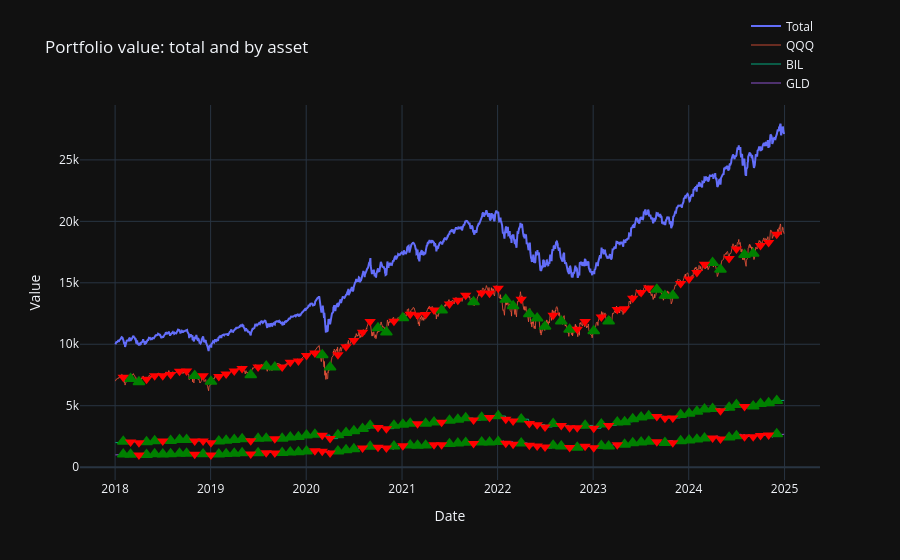

Notebook cell for this chart:
### Code cell
fig = result.plot_portfolio(mark_rebalances=True)
fig.show()

### Figure 1 — Plotly figure (JSON) as saved in the notebook; plotly's stock layout.template omitted (floating-point values rounded to 4 significant figures; data arrays with more than 128 entries replaced by an {"elided": "..."} marker saying what was removed)
{"data": [{"hovertemplate": "Date: %{x|%Y-%m-%d}<br>Value: %{y:,.2f}<extra></extra>", "line": {"width": 2}, "mode": "lines", "name": "Total", "x": {"elided": "1760 str values"}, "y": {"elided": "1760 float values"}, "type": "scatter"}, {"customdata": {"elided": "1760 float values"}, "hovertemplate": "Date: %{x|%Y-%m-%d}<br>QQQ: %{y:,.2f} (%{customdata:.1f}% of portfolio)<extra></extra>", "line": {"width": 1}, "mode": "lines", "name": "QQQ", "opacity": 0.8, "x": {"elided": "1760 str values"}, "y": {"elided": "1760 float values"}, "type": "scatter"}, {"customdata": {"elided": "1760 float values"}, "hovertemplate": "Date: %{x|%Y-%m-%d}<br>BIL: %{y:,.2f} (%{customdata:.1f}% of portfolio)<extra></extra>", "line": {"width": 1}, "mode": "lines", "name": "BIL", "opacity": 0.8, "x": {"elided": "1760 str values"}, "y": {"elided": "1760 float values"}, "type": "scatter"}, {"customdata": {"elided": "1760 float values"}, "hovertemplate": "Date: %{x|%Y-%m-%d}<br>GLD: %{y:,.2f} (%{customdata:.1f}% of portfolio)<extra></extra>", "line": {"width": 1}, "mode": "lines", "name": "GLD", "opacity": 0.8, "x": {"elided": "1760 str values"}, "y": {"elided": "1760 float values"}, "type": "scatter"}, {"hoverinfo": "text", "hovertext": ["QQQ Buy<br>Date: 2018-03-01<br>Price: 155.60<br>Qty: 0.1777", "QQQ Buy<br>Date: 2018-04-02<br>Price: 147.36<br>Qty: 0.8858", "QQQ Buy<br>Date: 2018-11-01<br>Price: 163.68<br>Qty: 1.2754", "QQQ Buy<br>Date: 2019-01-02<br>Price: 147.77<br>Qty: 1.7203", "QQQ Buy<br>Date: 2019-06-03<br>Price: 162.61<br>Qty: 1.6872", "QQQ Buy<br>Date: 2019-08-01<br>Price: 182.15<br>Qty: 0.1549", "QQQ Buy<br>Date: 2019-09-03<br>Price: 177.84<br>Qty: 0.6579", "QQQ Buy<br>Date: 2020-03-02<br>Price: 208.18<br>Qty: 0.3971", "QQQ Buy<br>Date: 2020-04-01<br>Price: 175.75<br>Qty: 2.4526", "QQQ Buy<br>Date: 2020-10-01<br>Price: 272.95<br>Qty: 0.5982", "QQQ Buy<br>Date: 2020-11-02<br>Price: 261.08<br>Qty: 0.5479", "QQQ Buy<br>Date: 2021-01-04<br>Price: 299.66<br>Qty: 0.0323", "QQQ Buy<br>Date: 2021-06-01<br>Price: 322.84<br>Qty: 0.3552", "QQQ Buy<br>Date: 2021-10-01<br>Price: 350.18<br>Qty: 0.5101", "QQQ Buy<br>Date: 2022-02-01<br>Price: 355.83<br>Qty: 1.1020", "QQQ Buy<br>Date: 2022-03-01<br>Price: 332.43<br>Qty: 1.1346", "QQQ Buy<br>Date: 2022-05-02<br>Price: 310.42<br>Qty: 1.4383", "QQQ Buy<br>Date: 2022-06-01<br>Price: 298.25<br>Qty: 0.4591", "QQQ Buy<br>Date: 2022-07-01<br>Price: 275.50<br>Qty: 0.9134", "QQQ Buy<br>Date: 2022-09-01<br>Price: 292.37<br>Qty: 0.4726", "QQQ Buy<br>Date: 2022-10-03<br>Price: 268.06<br>Qty: 1.1348", "QQQ Buy<br>Date: 2023-01-03<br>Price: 259.82<br>Qty: 1.4523", "QQQ Buy<br>Date: 2023-03-01<br>Price: 286.07<br>Qty: 0.1876", "QQQ Buy<br>Date: 2023-09-01<br>Price: 372.02<br>Qty: 0.1896", "QQQ Buy<br>Date: 2023-10-02<br>Price: 356.44<br>Qty: 0.3067", "QQQ Buy<br>Date: 2023-11-01<br>Price: 352.20<br>Qty: 0.5009", "QQQ Buy<br>Date: 2024-04-01<br>Price: 440.70<br>Qty: 0.3220", "QQQ Buy<br>Date: 2024-05-01<br>Price: 417.49<br>Qty: 0.7783", "QQQ Buy<br>Date: 2024-08-01<br>Price: 456.00<br>Qty: 0.7582", "QQQ Buy<br>Date: 2024-09-03<br>Price: 458.13<br>Qty: 0.0587"], "legendgroup": "QQQ", "marker": {"color": "green", "line": {"color": "green", "width": 1.5}, "size": 10, "symbol": "triangle-up"}, "mode": "markers", "name": "QQQ Buy", "showlegend": false, "x": ["2018-03-01T05:00:00+00:00", "2018-04-02T04:00:00+00:00", "2018-11-01T04:00:00+00:00", "2019-01-02T05:00:00+00:00", "2019-06-03T04:00:00+00:00", "2019-08-01T04:00:00+00:00", "2019-09-03T04:00:00+00:00", "2020-03-02T05:00:00+00:00", "2020-04-01T04:00:00+00:00", "2020-10-01T04:00:00+00:00", "2020-11-02T05:00:00+00:00", "2021-01-04T05:00:00+00:00", "2021-06-01T04:00:00+00:00", "2021-10-01T04:00:00+00:00", "2022-02-01T05:00:00+00:00", "2022-03-01T05:00:00+00:00", "2022-05-02T04:00:00+00:00", "2022-06-01T04:00:00+00:00", "2022-07-01T04:00:00+00:00", "2022-09-01T04:00:00+00:00", "2022-10-03T04:00:00+00:00", "2023-01-03T05:00:00+00:00", "2023-03-01T05:00:00+00:00", "2023-09-01T04:00:00+00:00", "2023-10-02T04:00:00+00:00", "2023-11-01T04:00:00+00:00", "2024-04-01T04:00:00+00:00", "2024-05-01T04:00:00+00:00", "2024-08-01T04:00:00+00:00", "2024-09-03T04:00:00+00:00"], "y": [7187.0, 6937.0, 7433.0, 6963.0, 7502.0, 8208.0, 8130.0, 9123.0, 8133.0, 11330.0, 10980.0, 12140.0, 12770.0, 13430.0, 13630.0, 13120.0, 12470.0, 12120.0, 11440.0, 11880.0, 11200.0, 11080.0, 11880.0, 14450.0, 13960.0, 13970.0, 16640.0, 16090.0, 17280.0, 17380.0], "type": "scatter"}, {"hoverinfo": "text", "hovertext": ["QQQ Sell<br>Date: 2018-02-01<br>Price: 158.89<br>Qty: -0.6765", "QQQ Sell<br>Date: 2018-05-01<br>Price: 154.25<br>Qty: -0.7455", "QQQ Sell<br>Date: 2018-06-01<br>Price: 163.69<br>Qty: -0.8312", "QQQ Sell<br>Date: 2018-07-02<br>Price: 164.09<br>Qty: -0.2083", "QQQ Sell<br>Date: 2018-08-01<br>Price: 168.19<br>Qty: -0.4045", "QQQ Sell<br>Date: 2018-09-04<br>Price: 176.48<br>Qty: -0.7011", "QQQ Sell<br>Date: 2018-10-01<br>Price: 177.10<br>Qty: -0.0488", "QQQ Sell<br>Date: 2018-12-03<br>Price: 163.94<br>Qty: -0.0147", "QQQ Sell<br>Date: 2019-02-01<br>Price: 159.76<br>Qty: -0.9299", "QQQ Sell<br>Date: 2019-03-01<br>Price: 166.38<br>Qty: -0.6281", "QQQ Sell<br>Date: 2019-04-01<br>Price: 174.00<br>Qty: -0.5955", "QQQ Sell<br>Date: 2019-05-01<br>Price: 180.58<br>Qty: -0.5160", "QQQ Sell<br>Date: 2019-07-01<br>Price: 181.30<br>Qty: -1.2306", "QQQ Sell<br>Date: 2019-10-01<br>Price: 179.75<br>Qty: -0.3231", "QQQ Sell<br>Date: 2019-11-01<br>Price: 190.89<br>Qty: -0.6904", "QQQ Sell<br>Date: 2019-12-02<br>Price: 194.85<br>Qty: -0.4090", "QQQ Sell<br>Date: 2020-01-02<br>Price: 207.93<br>Qty: -0.6386", "QQQ Sell<br>Date: 2020-02-03<br>Price: 213.92<br>Qty: -0.2291", "QQQ Sell<br>Date: 2020-05-01<br>Price: 205.08<br>Qty: -1.7140", "QQQ Sell<br>Date: 2020-06-01<br>Price: 225.63<br>Qty: -1.1182", "QQQ Sell<br>Date: 2020-07-01<br>Price: 241.89<br>Qty: -0.8039", "QQQ Sell<br>Date: 2020-08-03<br>Price: 260.13<br>Qty: -0.4444", "QQQ Sell<br>Date: 2020-09-01<br>Price: 289.62<br>Qty: -1.3000", "QQQ Sell<br>Date: 2020-12-01<br>Price: 293.46<br>Qty: -1.5559", "QQQ Sell<br>Date: 2021-02-01<br>Price: 312.36<br>Qty: -0.6667", "QQQ Sell<br>Date: 2021-03-01<br>Price: 313.50<br>Qty: -0.3339", "QQQ Sell<br>Date: 2021-04-01<br>Price: 314.84<br>Qty: -0.0395", "QQQ Sell<br>Date: 2021-05-03<br>Price: 326.11<br>Qty: -0.2721", "QQQ Sell<br>Date: 2021-07-01<br>Price: 344.33<br>Qty: -0.9847", "QQQ Sell<br>Date: 2021-08-02<br>Price: 354.07<br>Qty: -0.2433", "QQQ Sell<br>Date: 2021-09-01<br>Price: 369.59<br>Qty: -0.4819", "QQQ Sell<br>Date: 2021-11-01<br>Price: 376.67<br>Qty: -0.7468", "QQQ Sell<br>Date: 2021-12-01<br>Price: 376.37<br>Qty: -0.0225", "QQQ Sell<br>Date: 2022-01-03<br>Price: 391.03<br>Qty: -0.3765", "QQQ Sell<br>Date: 2022-04-01<br>Price: 352.69<br>Qty: -0.7214", "QQQ Sell<br>Date: 2022-08-01<br>Price: 307.87<br>Qty: -1.3792", "QQQ Sell<br>Date: 2022-11-01<br>Price: 269.61<br>Qty: -0.1854", "QQQ Sell<br>Date: 2022-12-01<br>Price: 287.84<br>Qty: -0.4004", "QQQ Sell<br>Date: 2023-02-01<br>Price: 295.62<br>Qty: -1.2958", "QQQ Sell<br>Date: 2023-04-03<br>Price: 314.99<br>Qty: -0.8083", "QQQ Sell<br>Date: 2023-05-01<br>Price: 317.00<br>Qty: -0.0617", "QQQ Sell<br>Date: 2023-06-01<br>Price: 346.34<br>Qty: -1.0061", "QQQ Sell<br>Date: 2023-07-03<br>Price: 364.83<br>Qty: -0.6786", "QQQ Sell<br>Date: 2023-08-01<br>Price: 377.14<br>Qty: -0.3108", "QQQ Sell<br>Date: 2023-12-01<br>Price: 384.74<br>Qty: -0.8056", "QQQ Sell<br>Date: 2024-01-02<br>Price: 398.22<br>Qty: -0.3881", "QQQ Sell<br>Date: 2024-02-01<br>Price: 417.30<br>Qty: -0.4992", "QQQ Sell<br>Date: 2024-03-01<br>Price: 440.77<br>Qty: -0.5296", "QQQ Sell<br>Date: 2024-06-03<br>Price: 448.80<br>Qty: -0.7160", "QQQ Sell<br>Date: 2024-07-01<br>Price: 478.08<br>Qty: -0.6927", "QQQ Sell<br>Date: 2024-10-01<br>Price: 478.11<br>Qty: -0.2043", "QQQ Sell<br>Date: 2024-11-01<br>Price: 484.22<br>Qty: -0.0086", "QQQ Sell<br>Date: 2024-12-02<br>Price: 511.90<br>Qty: -0.7143"], "legendgroup": "QQQ", "marker": {"color": "red", "size": 10, "symbol": "triangle-down"}, "mode": "markers", "name": "QQQ Sell", "showlegend": false, "x": ["2018-02-01T05:00:00+00:00", "2018-05-01T04:00:00+00:00", "2018-06-01T04:00:00+00:00", "2018-07-02T04:00:00+00:00", "2018-08-01T04:00:00+00:00", "2018-09-04T04:00:00+00:00", "2018-10-01T04:00:00+00:00", "2018-12-03T05:00:00+00:00", "2019-02-01T05:00:00+00:00", "2019-03-01T05:00:00+00:00", "2019-04-01T04:00:00+00:00", "2019-05-01T04:00:00+00:00", "2019-07-01T04:00:00+00:00", "2019-10-01T04:00:00+00:00", "2019-11-01T04:00:00+00:00", "2019-12-02T05:00:00+00:00", "2020-01-02T05:00:00+00:00", "2020-02-03T05:00:00+00:00", "2020-05-01T04:00:00+00:00", "2020-06-01T04:00:00+00:00", "2020-07-01T04:00:00+00:00", "2020-08-03T04:00:00+00:00", "2020-09-01T04:00:00+00:00", "2020-12-01T05:00:00+00:00", "2021-02-01T05:00:00+00:00", "2021-03-01T05:00:00+00:00", "2021-04-01T04:00:00+00:00", "2021-05-03T04:00:00+00:00", "2021-07-01T04:00:00+00:00", "2021-08-02T04:00:00+00:00", "2021-09-01T04:00:00+00:00", "2021-11-01T04:00:00+00:00", "2021-12-01T05:00:00+00:00", "2022-01-03T05:00:00+00:00", "2022-04-01T04:00:00+00:00", "2022-08-01T04:00:00+00:00", "2022-11-01T04:00:00+00:00", "2022-12-01T05:00:00+00:00", "2023-02-01T05:00:00+00:00", "2023-04-03T04:00:00+00:00", "2023-05-01T04:00:00+00:00", "2023-06-01T04:00:00+00:00", "2023-07-03T04:00:00+00:00", "2023-08-01T04:00:00+00:00", "2023-12-01T05:00:00+00:00", "2024-01-02T05:00:00+00:00", "2024-02-01T05:00:00+00:00", "2024-03-01T05:00:00+00:00", "2024-06-03T04:00:00+00:00", "2024-07-01T04:00:00+00:00", "2024-10-01T04:00:00+00:00", "2024-11-01T04:00:00+00:00", "2024-12-02T05:00:00+00:00"], "y": [7311.0, 7146.0, 7448.0, 7432.0, 7549.0, 7798.0, 7816.0, 7442.0, 7379.0, 7580.0, 7824.0, 8026.0, 8141.0, 8160.0, 8533.0, 8631.0, 9077.0, 9290.0, 9139.0, 9802.0, 10310.0, 10980.0, 11840.0, 11880.0, 12450.0, 12390.0, 12430.0, 12790.0, 13280.0, 13570.0, 13990.0, 14170.0, 14150.0, 14550.0, 13660.0, 12360.0, 11210.0, 11850.0, 12220.0, 12830.0, 12890.0, 13730.0, 14220.0, 14580.0, 14950.0, 15320.0, 15840.0, 16500.0, 16970.0, 17750.0, 18050.0, 18270.0, 18950.0], "type": "scatter"}, {"hoverinfo": "text", "hovertext": ["BIL Buy<br>Date: 2018-02-01<br>Price: 75.17<br>Qty: 1.1496", "BIL Buy<br>Date: 2018-05-01<br>Price: 75.42<br>Qty: 0.7617", "BIL Buy<br>Date: 2018-06-01<br>Price: 75.53<br>Qty: 1.1003", "BIL Buy<br>Date: 2018-08-01<br>Price: 75.75<br>Qty: 0.3993", "BIL Buy<br>Date: 2018-09-04<br>Price: 75.87<br>Qty: 0.8903", "BIL Buy<br>Date: 2018-10-01<br>Price: 75.97<br>Qty: 0.0318", "BIL Buy<br>Date: 2019-02-01<br>Price: 76.52<br>Qty: 1.5036", "BIL Buy<br>Date: 2019-03-01<br>Price: 76.66<br>Qty: 0.6998", "BIL Buy<br>Date: 2019-04-01<br>Price: 76.80<br>Qty: 0.8545", "BIL Buy<br>Date: 2019-05-01<br>Price: 76.94<br>Qty: 0.6997", "BIL Buy<br>Date: 2019-07-01<br>Price: 77.23<br>Qty: 2.3178", "BIL Buy<br>Date: 2019-08-01<br>Price: 77.40<br>Qty: 0.1789", "BIL Buy<br>Date: 2019-10-01<br>Price: 77.63<br>Qty: 0.0651", "BIL Buy<br>Date: 2019-11-01<br>Price: 77.76<br>Qty: 1.3236", "BIL Buy<br>Date: 2019-12-02<br>Price: 77.85<br>Qty: 0.3210", "BIL Buy<br>Date: 2020-01-02<br>Price: 77.96<br>Qty: 1.5920", "BIL Buy<br>Date: 2020-02-03<br>Price: 78.03<br>Qty: 0.7482", "BIL Buy<br>Date: 2020-05-01<br>Price: 78.25<br>Qty: 3.6800", "BIL Buy<br>Date: 2020-06-01<br>Price: 78.26<br>Qty: 2.4179", "BIL Buy<br>Date: 2020-07-01<br>Price: 78.25<br>Qty: 1.8739", "BIL Buy<br>Date: 2020-08-03<br>Price: 78.25<br>Qty: 2.4178", "BIL Buy<br>Date: 2020-09-01<br>Price: 78.26<br>Qty: 3.1632", "BIL Buy<br>Date: 2020-12-01<br>Price: 78.23<br>Qty: 3.3146", "BIL Buy<br>Date: 2021-01-04<br>Price: 78.24<br>Qty: 0.9465", "BIL Buy<br>Date: 2021-02-01<br>Price: 78.24<br>Qty: 1.1187", "BIL Buy<br>Date: 2021-04-01<br>Price: 78.23<br>Qty: 0.1480", "BIL Buy<br>Date: 2021-05-03<br>Price: 78.23<br>Qty: 1.3009", "BIL Buy<br>Date: 2021-07-01<br>Price: 78.21<br>Qty: 1.8672", "BIL Buy<br>Date: 2021-08-02<br>Price: 78.19<br>Qty: 1.0706", "BIL Buy<br>Date: 2021-09-01<br>Price: 78.18<br>Qty: 1.5297", "BIL Buy<br>Date: 2021-11-01<br>Price: 78.18<br>Qty: 2.6921", "BIL Buy<br>Date: 2022-01-03<br>Price: 78.16<br>Qty: 1.4830", "BIL Buy<br>Date: 2022-04-01<br>Price: 78.17<br>Qty: 1.9793", "BIL Buy<br>Date: 2022-08-01<br>Price: 78.28<br>Qty: 3.3369", "BIL Buy<br>Date: 2022-12-01<br>Price: 78.97<br>Qty: 2.1970", "BIL Buy<br>Date: 2023-02-01<br>Price: 79.47<br>Qty: 4.0000", "BIL Buy<br>Date: 2023-04-03<br>Price: 80.08<br>Qty: 3.2013", "BIL Buy<br>Date: 2023-05-01<br>Price: 80.36<br>Qty: 0.0621", "BIL Buy<br>Date: 2023-06-01<br>Price: 80.70<br>Qty: 2.7968", "BIL Buy<br>Date: 2023-07-03<br>Price: 81.05<br>Qty: 1.5019", "BIL Buy<br>Date: 2023-08-01<br>Price: 81.36<br>Qty: 1.0823", "BIL Buy<br>Date: 2023-12-01<br>Price: 82.82<br>Qty: 3.1667", "BIL Buy<br>Date: 2024-01-02<br>Price: 83.17<br>Qty: 1.0514", "BIL Buy<br>Date: 2024-02-01<br>Price: 83.56<br>Qty: 1.5517", "BIL Buy<br>Date: 2024-03-01<br>Price: 83.91<br>Qty: 2.0134", "BIL Buy<br>Date: 2024-04-01<br>Price: 84.25<br>Qty: 0.2455", "BIL Buy<br>Date: 2024-06-03<br>Price: 85.00<br>Qty: 2.7265", "BIL Buy<br>Date: 2024-07-01<br>Price: 85.35<br>Qty: 2.3647", "BIL Buy<br>Date: 2024-09-03<br>Price: 86.14<br>Qty: 0.0829", "BIL Buy<br>Date: 2024-10-01<br>Price: 86.49<br>Qty: 1.9486", "BIL Buy<br>Date: 2024-11-01<br>Price: 86.84<br>Qty: 0.5047", "BIL Buy<br>Date: 2024-12-02<br>Price: 87.15<br>Qty: 2.0116"], "legendgroup": "BIL", "marker": {"color": "green", "line": {"color": "green", "width": 1.5}, "size": 10, "symbol": "triangle-up"}, "mode": "markers", "name": "BIL Buy", "showlegend": false, "x": ["2018-02-01T05:00:00+00:00", "2018-05-01T04:00:00+00:00", "2018-06-01T04:00:00+00:00", "2018-08-01T04:00:00+00:00", "2018-09-04T04:00:00+00:00", "2018-10-01T04:00:00+00:00", "2019-02-01T05:00:00+00:00", "2019-03-01T05:00:00+00:00", "2019-04-01T04:00:00+00:00", "2019-05-01T04:00:00+00:00", "2019-07-01T04:00:00+00:00", "2019-08-01T04:00:00+00:00", "2019-10-01T04:00:00+00:00", "2019-11-01T04:00:00+00:00", "2019-12-02T05:00:00+00:00", "2020-01-02T05:00:00+00:00", "2020-02-03T05:00:00+00:00", "2020-05-01T04:00:00+00:00", "2020-06-01T04:00:00+00:00", "2020-07-01T04:00:00+00:00", "2020-08-03T04:00:00+00:00", "2020-09-01T04:00:00+00:00", "2020-12-01T05:00:00+00:00", "2021-01-04T05:00:00+00:00", "2021-02-01T05:00:00+00:00", "2021-04-01T04:00:00+00:00", "2021-05-03T04:00:00+00:00", "2021-07-01T04:00:00+00:00", "2021-08-02T04:00:00+00:00", "2021-09-01T04:00:00+00:00", "2021-11-01T04:00:00+00:00", "2022-01-03T05:00:00+00:00", "2022-04-01T04:00:00+00:00", "2022-08-01T04:00:00+00:00", "2022-12-01T05:00:00+00:00", "2023-02-01T05:00:00+00:00", "2023-04-03T04:00:00+00:00", "2023-05-01T04:00:00+00:00", "2023-06-01T04:00:00+00:00", "2023-07-03T04:00:00+00:00", "2023-08-01T04:00:00+00:00", "2023-12-01T05:00:00+00:00", "2024-01-02T05:00:00+00:00", "2024-02-01T05:00:00+00:00", "2024-03-01T05:00:00+00:00", "2024-04-01T04:00:00+00:00", "2024-06-03T04:00:00+00:00", "2024-07-01T04:00:00+00:00", "2024-09-03T04:00:00+00:00", "2024-10-01T04:00:00+00:00", "2024-11-01T04:00:00+00:00", "2024-12-02T05:00:00+00:00"], "y": [2089.0, 2042.0, 2128.0, 2157.0, 2228.0, 2233.0, 2108.0, 2166.0, 2235.0, 2293.0, 2326.0, 2345.0, 2331.0, 2438.0, 2466.0, 2594.0, 2654.0, 2611.0, 2801.0, 2947.0, 3136.0, 3384.0, 3395.0, 3469.0, 3557.0, 3551.0, 3653.0, 3795.0, 3878.0, 3997.0, 4048.0, 4158.0, 3903.0, 3533.0, 3387.0, 3492.0, 3665.0, 3683.0, 3924.0, 4063.0, 4166.0, 4271.0, 4377.0, 4527.0, 4715.0, 4755.0, 4850.0, 5072.0, 4967.0, 5156.0, 5220.0, 5414.0], "type": "scatter"}, {"hoverinfo": "text", "hovertext": ["BIL Sell<br>Date: 2018-03-01<br>Price: 75.24<br>Qty: -0.4957", "BIL Sell<br>Date: 2018-04-02<br>Price: 75.33<br>Qty: -0.9811", "BIL Sell<br>Date: 2018-07-02<br>Price: 75.63<br>Qty: -0.0977", "BIL Sell<br>Date: 2018-11-01<br>Price: 76.11<br>Qty: -1.4939", "BIL Sell<br>Date: 2018-12-03<br>Price: 76.24<br>Qty: -0.0123", "BIL Sell<br>Date: 2019-01-02<br>Price: 76.37<br>Qty: -1.8427", "BIL Sell<br>Date: 2019-06-03<br>Price: 77.10<br>Qty: -2.0050", "BIL Sell<br>Date: 2019-09-03<br>Price: 77.52<br>Qty: -0.3314", "BIL Sell<br>Date: 2020-03-02<br>Price: 78.14<br>Qty: -0.6571", "BIL Sell<br>Date: 2020-04-01<br>Price: 78.27<br>Qty: -3.6699", "BIL Sell<br>Date: 2020-10-01<br>Price: 78.24<br>Qty: -1.8823", "BIL Sell<br>Date: 2020-11-02<br>Price: 78.25<br>Qty: -1.2814", "BIL Sell<br>Date: 2021-03-01<br>Price: 78.23<br>Qty: -0.2106", "BIL Sell<br>Date: 2021-06-01<br>Price: 78.21<br>Qty: -0.0375", "BIL Sell<br>Date: 2021-10-01<br>Price: 78.19<br>Qty: -2.0384", "BIL Sell<br>Date: 2021-12-01<br>Price: 78.17<br>Qty: -0.0656", "BIL Sell<br>Date: 2022-02-01<br>Price: 78.16<br>Qty: -3.3553", "BIL Sell<br>Date: 2022-03-01<br>Price: 78.15<br>Qty: -1.8928", "BIL Sell<br>Date: 2022-05-02<br>Price: 78.17<br>Qty: -4.3520", "BIL Sell<br>Date: 2022-06-01<br>Price: 78.18<br>Qty: -1.2920", "BIL Sell<br>Date: 2022-07-01<br>Price: 78.24<br>Qty: -2.4904", "BIL Sell<br>Date: 2022-09-01<br>Price: 78.44<br>Qty: -1.8563", "BIL Sell<br>Date: 2022-10-03<br>Price: 78.56<br>Qty: -2.5524", "BIL Sell<br>Date: 2022-11-01<br>Price: 78.72<br>Qty: -0.0292", "BIL Sell<br>Date: 2023-01-03<br>Price: 79.25<br>Qty: -2.9515", "BIL Sell<br>Date: 2023-03-01<br>Price: 79.75<br>Qty: -1.3765", "BIL Sell<br>Date: 2023-09-01<br>Price: 81.75<br>Qty: -0.6896", "BIL Sell<br>Date: 2023-10-02<br>Price: 82.08<br>Qty: -1.9297", "BIL Sell<br>Date: 2023-11-01<br>Price: 82.45<br>Qty: -0.1820", "BIL Sell<br>Date: 2024-05-01<br>Price: 84.61<br>Qty: -2.1023", "BIL Sell<br>Date: 2024-08-01<br>Price: 85.73<br>Qty: -1.8434"], "legendgroup": "BIL", "marker": {"color": "red", "size": 10, "symbol": "triangle-down"}, "mode": "markers", "name": "BIL Sell", "showlegend": false, "x": ["2018-03-01T05:00:00+00:00", "2018-04-02T04:00:00+00:00", "2018-07-02T04:00:00+00:00", "2018-11-01T04:00:00+00:00", "2018-12-03T05:00:00+00:00", "2019-01-02T05:00:00+00:00", "2019-06-03T04:00:00+00:00", "2019-09-03T04:00:00+00:00", "2020-03-02T05:00:00+00:00", "2020-04-01T04:00:00+00:00", "2020-10-01T04:00:00+00:00", "2020-11-02T05:00:00+00:00", "2021-03-01T05:00:00+00:00", "2021-06-01T04:00:00+00:00", "2021-10-01T04:00:00+00:00", "2021-12-01T05:00:00+00:00", "2022-02-01T05:00:00+00:00", "2022-03-01T05:00:00+00:00", "2022-05-02T04:00:00+00:00", "2022-06-01T04:00:00+00:00", "2022-07-01T04:00:00+00:00", "2022-09-01T04:00:00+00:00", "2022-10-03T04:00:00+00:00", "2022-11-01T04:00:00+00:00", "2023-01-03T05:00:00+00:00", "2023-03-01T05:00:00+00:00", "2023-09-01T04:00:00+00:00", "2023-10-02T04:00:00+00:00", "2023-11-01T04:00:00+00:00", "2024-05-01T04:00:00+00:00", "2024-08-01T04:00:00+00:00"], "y": [2053.0, 1982.0, 2123.0, 2124.0, 2126.0, 1989.0, 2143.0, 2323.0, 2607.0, 2324.0, 3236.0, 3136.0, 3540.0, 3649.0, 3838.0, 4042.0, 3896.0, 3747.0, 3563.0, 3462.0, 3270.0, 3394.0, 3199.0, 3203.0, 3165.0, 3394.0, 4130.0, 3988.0, 3991.0, 4597.0, 4936.0], "type": "scatter"}, {"hoverinfo": "text", "hovertext": ["GLD Buy<br>Date: 2018-02-01<br>Price: 128.07<br>Qty: 0.1645", "GLD Buy<br>Date: 2018-03-01<br>Price: 124.72<br>Qty: 0.0773", "GLD Buy<br>Date: 2018-05-01<br>Price: 123.71<br>Qty: 0.4652", "GLD Buy<br>Date: 2018-06-01<br>Price: 122.51<br>Qty: 0.4322", "GLD Buy<br>Date: 2018-07-02<br>Price: 117.46<br>Qty: 0.3539", "GLD Buy<br>Date: 2018-08-01<br>Price: 115.14<br>Qty: 0.3281", "GLD Buy<br>Date: 2018-09-04<br>Price: 112.93<br>Qty: 0.4975", "GLD Buy<br>Date: 2018-10-01<br>Price: 112.57<br>Qty: 0.0553", "GLD Buy<br>Date: 2018-12-03<br>Price: 116.41<br>Qty: 0.0287", "GLD Buy<br>Date: 2019-02-01<br>Price: 124.50<br>Qty: 0.2690", "GLD Buy<br>Date: 2019-03-01<br>Price: 121.89<br>Qty: 0.4172", "GLD Buy<br>Date: 2019-04-01<br>Price: 121.53<br>Qty: 0.3126", "GLD Buy<br>Date: 2019-05-01<br>Price: 120.40<br>Qty: 0.3268", "GLD Buy<br>Date: 2019-07-01<br>Price: 130.62<br>Qty: 0.3377", "GLD Buy<br>Date: 2019-10-01<br>Price: 139.62<br>Qty: 0.3798", "GLD Buy<br>Date: 2019-11-01<br>Price: 142.56<br>Qty: 0.2025", "GLD Buy<br>Date: 2019-12-02<br>Price: 137.79<br>Qty: 0.3969", "GLD Buy<br>Date: 2020-01-02<br>Price: 143.95<br>Qty: 0.0603", "GLD Buy<br>Date: 2020-05-01<br>Price: 159.78<br>Qty: 0.3977", "GLD Buy<br>Date: 2020-06-01<br>Price: 163.66<br>Qty: 0.3854", "GLD Buy<br>Date: 2020-07-01<br>Price: 166.62<br>Qty: 0.2869", "GLD Buy<br>Date: 2020-09-01<br>Price: 185.05<br>Qty: 0.6969", "GLD Buy<br>Date: 2020-12-01<br>Price: 170.19<br>Qty: 1.1592", "GLD Buy<br>Date: 2021-02-01<br>Price: 174.23<br>Qty: 0.6929", "GLD Buy<br>Date: 2021-03-01<br>Price: 161.53<br>Qty: 0.7501", "GLD Buy<br>Date: 2021-04-01<br>Price: 161.98<br>Qty: 0.0053", "GLD Buy<br>Date: 2021-07-01<br>Price: 166.20<br>Qty: 1.1613", "GLD Buy<br>Date: 2021-08-02<br>Price: 169.61<br>Qty: 0.0144", "GLD Buy<br>Date: 2021-09-01<br>Price: 169.70<br>Qty: 0.3448", "GLD Buy<br>Date: 2021-11-01<br>Price: 167.52<br>Qty: 0.4228", "GLD Buy<br>Date: 2021-12-01<br>Price: 166.16<br>Qty: 0.0819", "GLD Buy<br>Date: 2022-01-03<br>Price: 168.33<br>Qty: 0.1860", "GLD Buy<br>Date: 2022-04-01<br>Price: 179.50<br>Qty: 0.5555", "GLD Buy<br>Date: 2022-08-01<br>Price: 165.03<br>Qty: 0.9901", "GLD Buy<br>Date: 2022-09-01<br>Price: 157.87<br>Qty: 0.0472", "GLD Buy<br>Date: 2022-11-01<br>Price: 153.46<br>Qty: 0.3407", "GLD Buy<br>Date: 2023-02-01<br>Price: 181.67<br>Qty: 0.3588", "GLD Buy<br>Date: 2023-03-01<br>Price: 170.76<br>Qty: 0.3286", "GLD Buy<br>Date: 2023-05-01<br>Price: 183.97<br>Qty: 0.0791", "GLD Buy<br>Date: 2023-06-01<br>Price: 183.76<br>Qty: 0.6679", "GLD Buy<br>Date: 2023-07-03<br>Price: 178.47<br>Qty: 0.7052", "GLD Buy<br>Date: 2023-08-01<br>Price: 180.46<br>Qty: 0.1615", "GLD Buy<br>Date: 2023-10-02<br>Price: 169.65<br>Qty: 0.2892", "GLD Buy<br>Date: 2023-12-01<br>Price: 192.01<br>Qty: 0.2482", "GLD Buy<br>Date: 2024-01-02<br>Price: 190.72<br>Qty: 0.3518", "GLD Buy<br>Date: 2024-02-01<br>Price: 190.41<br>Qty: 0.4130", "GLD Buy<br>Date: 2024-03-01<br>Price: 192.89<br>Qty: 0.3343", "GLD Buy<br>Date: 2024-06-03<br>Price: 217.22<br>Qty: 0.4125", "GLD Buy<br>Date: 2024-07-01<br>Price: 215.57<br>Qty: 0.5999", "GLD Buy<br>Date: 2024-12-02<br>Price: 243.44<br>Qty: 0.7818"], "legendgroup": "GLD", "marker": {"color": "green", "line": {"color": "green", "width": 1.5}, "size": 10, "symbol": "triangle-up"}, "mode": "markers", "name": "GLD Buy", "showlegend": false, "x": ["2018-02-01T05:00:00+00:00", "2018-03-01T05:00:00+00:00", "2018-05-01T04:00:00+00:00", "2018-06-01T04:00:00+00:00", "2018-07-02T04:00:00+00:00", "2018-08-01T04:00:00+00:00", "2018-09-04T04:00:00+00:00", "2018-10-01T04:00:00+00:00", "2018-12-03T05:00:00+00:00", "2019-02-01T05:00:00+00:00", "2019-03-01T05:00:00+00:00", "2019-04-01T04:00:00+00:00", "2019-05-01T04:00:00+00:00", "2019-07-01T04:00:00+00:00", "2019-10-01T04:00:00+00:00", "2019-11-01T04:00:00+00:00", "2019-12-02T05:00:00+00:00", "2020-01-02T05:00:00+00:00", "2020-05-01T04:00:00+00:00", "2020-06-01T04:00:00+00:00", "2020-07-01T04:00:00+00:00", "2020-09-01T04:00:00+00:00", "2020-12-01T05:00:00+00:00", "2021-02-01T05:00:00+00:00", "2021-03-01T05:00:00+00:00", "2021-04-01T04:00:00+00:00", "2021-07-01T04:00:00+00:00", "2021-08-02T04:00:00+00:00", "2021-09-01T04:00:00+00:00", "2021-11-01T04:00:00+00:00", "2021-12-01T05:00:00+00:00", "2022-01-03T05:00:00+00:00", "2022-04-01T04:00:00+00:00", "2022-08-01T04:00:00+00:00", "2022-09-01T04:00:00+00:00", "2022-11-01T04:00:00+00:00", "2023-02-01T05:00:00+00:00", "2023-03-01T05:00:00+00:00", "2023-05-01T04:00:00+00:00", "2023-06-01T04:00:00+00:00", "2023-07-03T04:00:00+00:00", "2023-08-01T04:00:00+00:00", "2023-10-02T04:00:00+00:00", "2023-12-01T05:00:00+00:00", "2024-01-02T05:00:00+00:00", "2024-02-01T05:00:00+00:00", "2024-03-01T05:00:00+00:00", "2024-06-03T04:00:00+00:00", "2024-07-01T04:00:00+00:00", "2024-12-02T05:00:00+00:00"], "y": [1044.0, 1027.0, 1021.0, 1064.0, 1062.0, 1078.0, 1114.0, 1117.0, 1063.0, 1054.0, 1083.0, 1118.0, 1147.0, 1163.0, 1166.0, 1219.0, 1233.0, 1297.0, 1306.0, 1400.0, 1473.0, 1692.0, 1697.0, 1778.0, 1770.0, 1776.0, 1898.0, 1939.0, 1999.0, 2024.0, 2021.0, 2079.0, 1951.0, 1766.0, 1697.0, 1602.0, 1746.0, 1697.0, 1841.0, 1962.0, 2031.0, 2083.0, 1994.0, 2136.0, 2188.0, 2263.0, 2357.0, 2425.0, 2536.0, 2707.0], "type": "scatter"}, {"hoverinfo": "text", "hovertext": ["GLD Sell<br>Date: 2018-04-02<br>Price: 127.26<br>Qty: -0.4450", "GLD Sell<br>Date: 2018-11-01<br>Price: 116.63<br>Qty: -0.8151", "GLD Sell<br>Date: 2019-01-02<br>Price: 121.33<br>Qty: -0.9353", "GLD Sell<br>Date: 2019-06-03<br>Price: 125.11<br>Qty: -0.9573", "GLD Sell<br>Date: 2019-08-01<br>Price: 136.41<br>Qty: -0.3084", "GLD Sell<br>Date: 2019-09-03<br>Price: 145.75<br>Qty: -0.6265", "GLD Sell<br>Date: 2020-02-03<br>Price: 148.36<br>Qty: -0.0632", "GLD Sell<br>Date: 2020-03-02<br>Price: 149.20<br>Qty: -0.2099", "GLD Sell<br>Date: 2020-04-01<br>Price: 149.47<br>Qty: -0.9621", "GLD Sell<br>Date: 2020-08-03<br>Price: 185.64<br>Qty: -0.3965", "GLD Sell<br>Date: 2020-10-01<br>Price: 178.70<br>Qty: -0.0896", "GLD Sell<br>Date: 2020-11-02<br>Price: 177.91<br>Qty: -0.2404", "GLD Sell<br>Date: 2021-01-04<br>Price: 182.32<br>Qty: -0.4592", "GLD Sell<br>Date: 2021-05-03<br>Price: 167.81<br>Qty: -0.0776", "GLD Sell<br>Date: 2021-06-01<br>Price: 177.90<br>Qty: -0.6282", "GLD Sell<br>Date: 2021-10-01<br>Price: 164.59<br>Qty: -0.1170", "GLD Sell<br>Date: 2022-02-01<br>Price: 168.23<br>Qty: -0.7721", "GLD Sell<br>Date: 2022-03-01<br>Price: 181.62<br>Qty: -1.2622", "GLD Sell<br>Date: 2022-05-02<br>Price: 173.63<br>Qty: -0.6121", "GLD Sell<br>Date: 2022-06-01<br>Price: 172.23<br>Qty: -0.2085", "GLD Sell<br>Date: 2022-07-01<br>Price: 168.32<br>Qty: -0.3374", "GLD Sell<br>Date: 2022-10-03<br>Price: 158.43<br>Qty: -0.6544", "GLD Sell<br>Date: 2022-12-01<br>Price: 167.84<br>Qty: -0.3471", "GLD Sell<br>Date: 2023-01-03<br>Price: 171.06<br>Qty: -0.8385", "GLD Sell<br>Date: 2023-04-03<br>Price: 184.54<br>Qty: -0.0095", "GLD Sell<br>Date: 2023-09-01<br>Price: 180.11<br>Qty: -0.0786", "GLD Sell<br>Date: 2023-11-01<br>Price: 183.51<br>Qty: -0.8796", "GLD Sell<br>Date: 2024-04-01<br>Price: 207.82<br>Qty: -0.7823", "GLD Sell<br>Date: 2024-05-01<br>Price: 213.79<br>Qty: -0.6879", "GLD Sell<br>Date: 2024-08-01<br>Price: 225.77<br>Qty: -0.8314", "GLD Sell<br>Date: 2024-09-03<br>Price: 230.29<br>Qty: -0.1478", "GLD Sell<br>Date: 2024-10-01<br>Price: 245.61<br>Qty: -0.2885", "GLD Sell<br>Date: 2024-11-01<br>Price: 252.47<br>Qty: -0.1571"], "legendgroup": "GLD", "marker": {"color": "red", "size": 10, "symbol": "triangle-down"}, "mode": "markers", "name": "GLD Sell", "showlegend": false, "x": ["2018-04-02T04:00:00+00:00", "2018-11-01T04:00:00+00:00", "2019-01-02T05:00:00+00:00", "2019-06-03T04:00:00+00:00", "2019-08-01T04:00:00+00:00", "2019-09-03T04:00:00+00:00", "2020-02-03T05:00:00+00:00", "2020-03-02T05:00:00+00:00", "2020-04-01T04:00:00+00:00", "2020-08-03T04:00:00+00:00", "2020-10-01T04:00:00+00:00", "2020-11-02T05:00:00+00:00", "2021-01-04T05:00:00+00:00", "2021-05-03T04:00:00+00:00", "2021-06-01T04:00:00+00:00", "2021-10-01T04:00:00+00:00", "2022-02-01T05:00:00+00:00", "2022-03-01T05:00:00+00:00", "2022-05-02T04:00:00+00:00", "2022-06-01T04:00:00+00:00", "2022-07-01T04:00:00+00:00", "2022-10-03T04:00:00+00:00", "2022-12-01T05:00:00+00:00", "2023-01-03T05:00:00+00:00", "2023-04-03T04:00:00+00:00", "2023-09-01T04:00:00+00:00", "2023-11-01T04:00:00+00:00", "2024-04-01T04:00:00+00:00", "2024-05-01T04:00:00+00:00", "2024-08-01T04:00:00+00:00", "2024-09-03T04:00:00+00:00", "2024-10-01T04:00:00+00:00", "2024-11-01T04:00:00+00:00"], "y": [991.0, 1062.0, 994.6, 1072.0, 1173.0, 1161.0, 1327.0, 1303.0, 1162.0, 1568.0, 1618.0, 1568.0, 1735.0, 1827.0, 1825.0, 1919.0, 1948.0, 1874.0, 1781.0, 1731.0, 1635.0, 1600.0, 1694.0, 1583.0, 1832.0, 2065.0, 1995.0, 2377.0, 2298.0, 2468.0, 2484.0, 2578.0, 2610.0], "type": "scatter"}], "layout": {"legend": {"orientation": "h", "yanchor": "bottom", "y": 1.02, "xanchor": "right", "x": 1}, "margin": {"t": 80}, "title": {"text": "Portfolio value: total and by asset"}, "xaxis": {"title": {"text": "Date"}}, "yaxis": {"title": {"text": "Value"}}, "hovermode": "closest"}}
